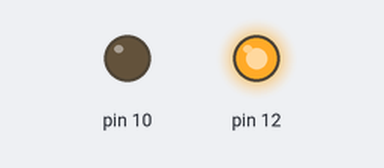
Bench run of a sketch on a simulated Arduino Uno, built with avr-gcc and run on an emulated ATmega328P. Shown: output pins drawn as LEDs (lit = HIGH).

Above: at 0.5 s.
At 1.5 s:
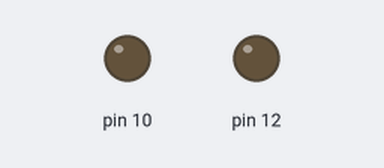
At 5.5 s:
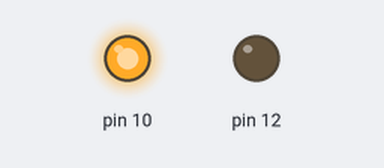
Timing chart, 0 to 6.9 s (numbered marks = the images above):
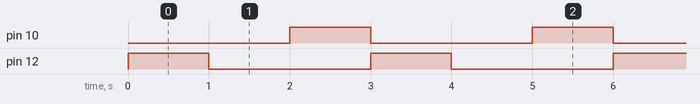

Measured:
- by itself, pin 10, pin 12: alternates HIGH for 1.0 s and LOW for 2.0 s
- by itself, everything shown: repeats every 3.0 s, in 4 steps

The sketch:

Week-1.ino
```cpp
void setup() {
  // put your setup code here, to run once:
pinMode(12,OUTPUT);
pinMode(10,OUTPUT);
}

void loop() {
  digitalWrite(12,HIGH);
  delay(1000);
  digitalWrite(12,LOW);
  delay(1000);
   digitalWrite(10,HIGH);
  delay(1000);
  digitalWrite(10,LOW);
  // put your main code here, to run repeatedly:

}
```
